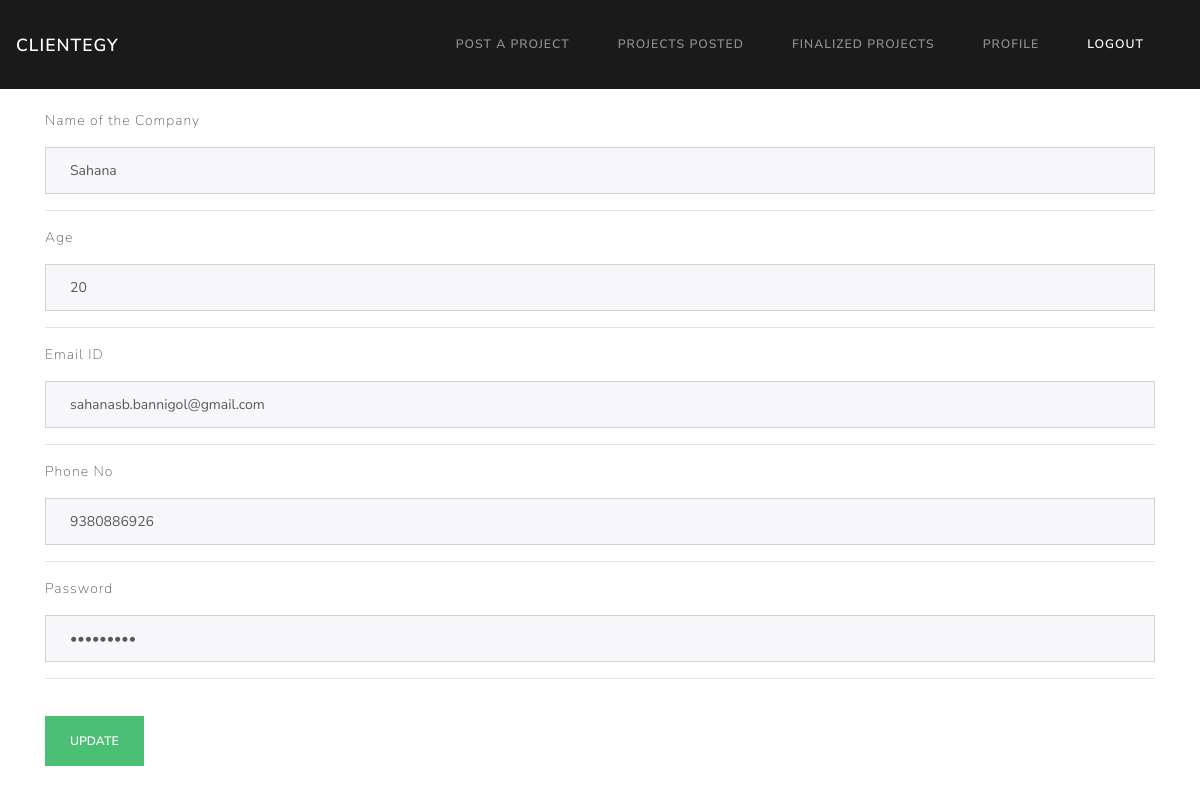
Screenshot of /edit_profile_client/0/ with the database file from the repository.
### clientegy/models.py (models this page shows)
class Client(models.Model) :
    client_id = models.AutoField(primary_key= True)
    name = models.CharField(max_length=100)
    age = models.IntegerField()
    email = models.TextField()
    ph_no = models.CharField(max_length=10)
    pass_client = models.TextField(default= None)

### clientegy/views.py (the view, shortened to what this page needs)
# urls.py: path('edit_profile_client/<int:client_id>/',edit_profile_client),
def edit_profile_client(request,client_id):
    user=Client.objects.get(client_id=client_id)
    return render(request,'edit_profile_client.html',{'user':user,'client_id':client_id})

### clientegy/templates/edit_profile_client.html (shortened to what this page needs)
{% extends 'base_client.html' %}
{% block body%}
<div class="container">
    <form action="/edit_profile_client/{{client_id}}/" method="post"><br>
        <p>Name of the Company</p>
        <input type="text" name="name" class="form-control" value={{user.name}}><hr>
        <p>Age</p>
        <input type="text" name="age" class="form-control" value={{user.age}}><hr>
        <p>Email ID</p>
        <input type="email" name="email" class="form-control" value={{user.email}}><hr>
        <p>Phone No</p>
        <input type="tel" name="phoneNo" class="form-control" pattern="[0-9]{10}" value={{user.ph_no}}><hr>
        <p>Password</p>
        <input type="password" name="password" class="form-control" value={{user.pass_client}}><hr>
        <br>
        <button type="submit" class="btn btn-success">Update</button>
    </form>
</div>
{% endblock %}

### rows the page displays
Client: age "20", email "sahanasb.bannigol@gmail.com", phoneNo "9380886926"
